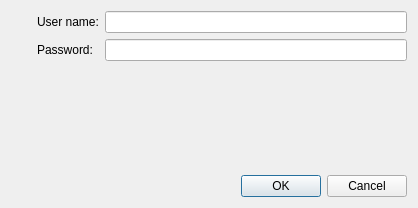
<?xml version="1.0" encoding="UTF-8"?>
<ui version="4.0">
 <class>Dialog</class>
 <widget class="QDialog" name="Dialog">
  <property name="geometry">
   <rect>
    <x>0</x>
    <y>0</y>
    <width>418</width>
    <height>208</height>
   </rect>
  </property>
  <property name="windowTitle">
   <string>Ansmine Login</string>
  </property>
  <layout class="QVBoxLayout" name="verticalLayout">
   <item>
    <layout class="QHBoxLayout" name="horizontalLayout">
     <item>
      <layout class="QVBoxLayout" name="verticalLayout_2">
       <item>
        <widget class="QLabel" name="label_3">
         <property name="text">
          <string/>
         </property>
         <property name="pixmap">
          <pixmap resource="../resources/ansmine.qrc">:/digaku-logo_128x128x32.png</pixmap>
         </property>
         <property name="scaledContents">
          <bool>false</bool>
         </property>
        </widget>
       </item>
       <item>
        <spacer name="verticalSpacer">
         <property name="orientation">
          <enum>Qt::Vertical</enum>
         </property>
         <property name="sizeHint" stdset="0">
          <size>
           <width>20</width>
           <height>40</height>
          </size>
         </property>
        </spacer>
       </item>
      </layout>
     </item>
     <item>
      <layout class="QGridLayout" name="gridLayout">
       <item row="0" column="0">
        <widget class="QLabel" name="label">
         <property name="text">
          <string>User name:</string>
         </property>
        </widget>
       </item>
       <item row="1" column="1">
        <widget class="QLineEdit" name="txtUserPassword">
         <property name="cursorPosition">
          <number>0</number>
         </property>
        </widget>
       </item>
       <item row="0" column="1">
        <widget class="QLineEdit" name="txtUserName">
         <property name="cursorPosition">
          <number>0</number>
         </property>
        </widget>
       </item>
       <item row="1" column="0">
        <widget class="QLabel" name="label_2">
         <property name="text">
          <string>Password:</string>
         </property>
        </widget>
       </item>
       <item row="2" column="1">
        <spacer name="verticalSpacer_2">
         <property name="orientation">
          <enum>Qt::Vertical</enum>
         </property>
         <property name="sizeHint" stdset="0">
          <size>
           <width>20</width>
           <height>40</height>
          </size>
         </property>
        </spacer>
       </item>
      </layout>
     </item>
    </layout>
   </item>
   <item>
    <widget class="QDialogButtonBox" name="buttonBox">
     <property name="orientation">
      <enum>Qt::Horizontal</enum>
     </property>
     <property name="standardButtons">
      <set>QDialogButtonBox::Cancel|QDialogButtonBox::Ok</set>
     </property>
    </widget>
   </item>
  </layout>
 </widget>
 <resources>
  <include location="../resources/ansmine.qrc"/>
  <include location="../resources/ansmine.qrc"/>
  <include location="../../belajar/ansmine/resources/ansmine.qrc"/>
 </resources>
 <connections>
  <connection>
   <sender>buttonBox</sender>
   <signal>accepted()</signal>
   <receiver>Dialog</receiver>
   <slot>accept()</slot>
   <hints>
    <hint type="sourcelabel">
     <x>248</x>
     <y>254</y>
    </hint>
    <hint type="destinationlabel">
     <x>157</x>
     <y>274</y>
    </hint>
   </hints>
  </connection>
  <connection>
   <sender>buttonBox</sender>
   <signal>rejected()</signal>
   <receiver>Dialog</receiver>
   <slot>reject()</slot>
   <hints>
    <hint type="sourcelabel">
     <x>316</x>
     <y>260</y>
    </hint>
    <hint type="destinationlabel">
     <x>286</x>
     <y>274</y>
    </hint>
   </hints>
  </connection>
 </connections>
</ui>
